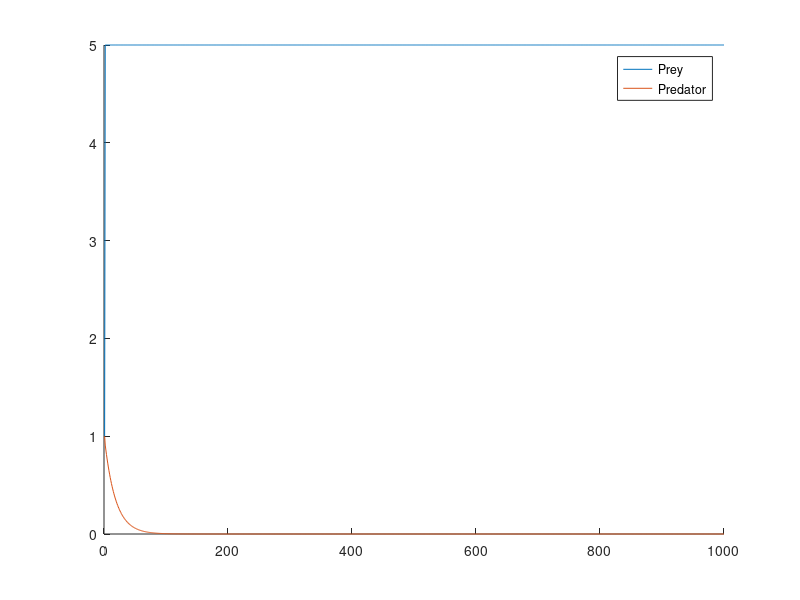

The MATLAB source for this figure:
    % Constants %
alpha2 = 10;
beta1 = 0.1;
beta2 = 0.9;
x1_star = input('Input target: ');
h = 0.01;
T = 0;

    % Variables %
N = 1000;
x1 = zeros(1,N);
x2 = zeros(1,N);
u = zeros(1,N);
x1(1) = 1; % initial value of the prey population
x2(1) = 1; % initial value of the predator population
t = 1:N;

    % Calculations%
for i = 1:N-1
    x1(i+1) = x1(i) + h*((T+1)/h*(x1_star - x1(i)));
    x2(i+1) = x2(i) + h*(-alpha2*x2(i) + beta2*x1(i)*x2(i));
    
end

    % Plots %
figure;
hold on;
plot(t,x1,t,x2);
legend('Prey','Predator');  

